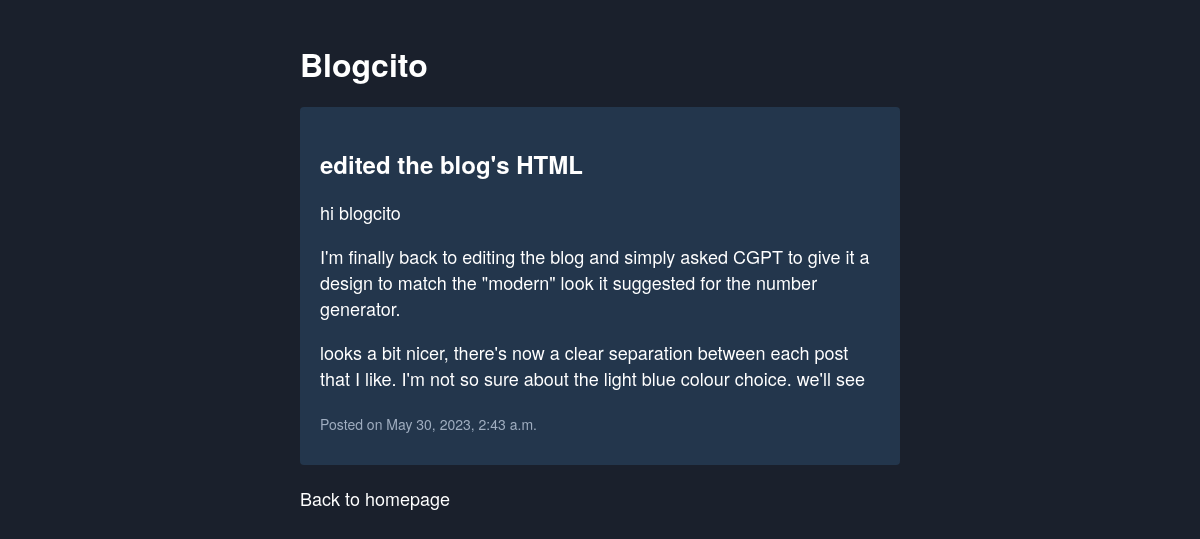
Page /post/11/ on the earlier database version.
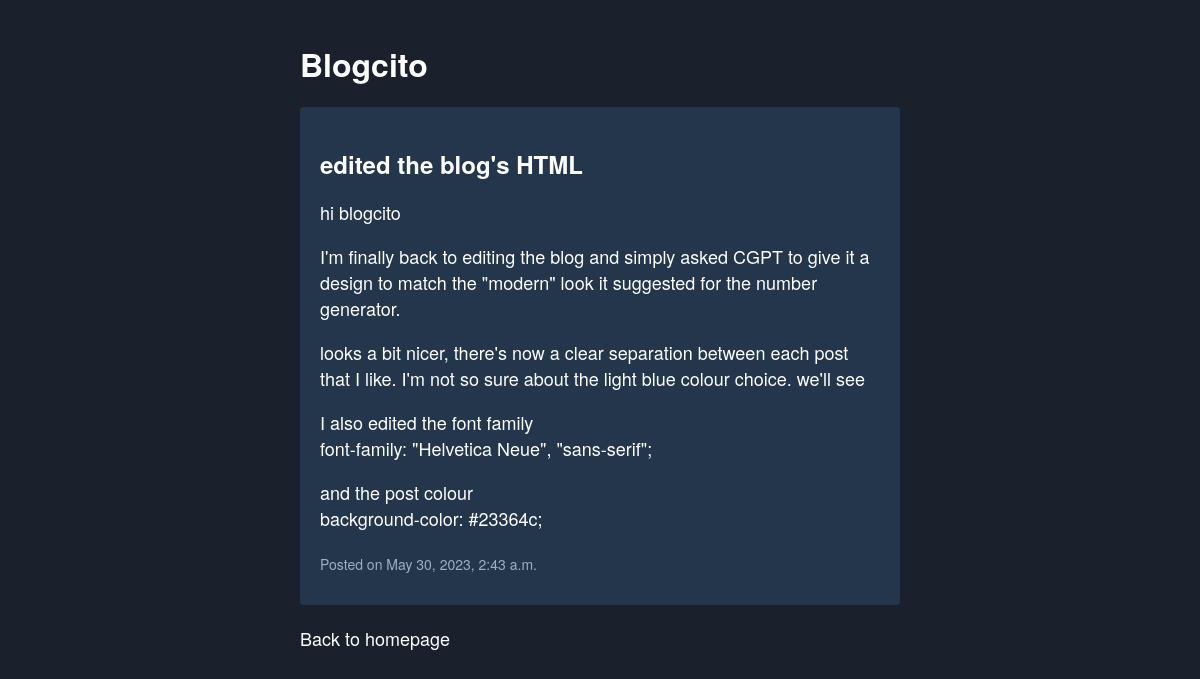
Same page on the later database version.
### blog_application/models.py (models this page shows, shortened)
class BlogPost(models.Model):
    title = models.CharField(max_length=45)
    body = models.TextField()
    created_at = models.DateTimeField(auto_now_add=True)

### blog_application/views.py (the view)
# urls.py: path('post/<int:post_id>/', views.blogPost, name="post_detail"),
def blogPost(request, post_id):
    post = get_object_or_404(BlogPost, pk=post_id)
    return render(request, 'blog_post.html', {'post': post})

### blog_application/templates/blog_post.html (shortened to what this page needs)
<!DOCTYPE html>
<html>
<head>
</head>
<body>
    <div class="container">
        <h1>Blogcito</h1>
        <div class="post">
            <h2>{{ post.title }}</h2>
            <p>{{ post.body|linebreaks }}</p>
            <p><small>Posted on {{ post.created_at }}</small></p>
        </div>
        <p><a href="{% url 'blog_application:home' %}">Back to homepage</a></p>
    </div>
</body>
</html>

### blog_application/templates/blog_post.html (style rules this page uses)
body { background-color: #1a202c; color: white; font-family: "Helvetica Neue", "sans-serif"; margin: 0; padding: 0; }
.container { max-width: 600px; margin: 0 auto; padding: 20px; }
h1 { font-size: 32px; margin-bottom: 20px; }
.post { background-color: #23364c; padding: 20px; border-radius: 4px; margin-bottom: 20px; }
h2 { font-size: 24px; margin-bottom: 10px; }
p { font-size: 18px; margin-bottom: 10px; }
small { font-size: 14px; color: #a0aec0; }
a { color: #ffffff; text-decoration: none; }

Differences in the rows shown:
changed BlogPost "edited the blog's HTML": body "…colour choice. we'll see" → "…colour choice. we'll see I also edited the font family font-family: \"Helvetica Neue\", \"sans-serif\"; and the post colour background-color: #23364c;"
